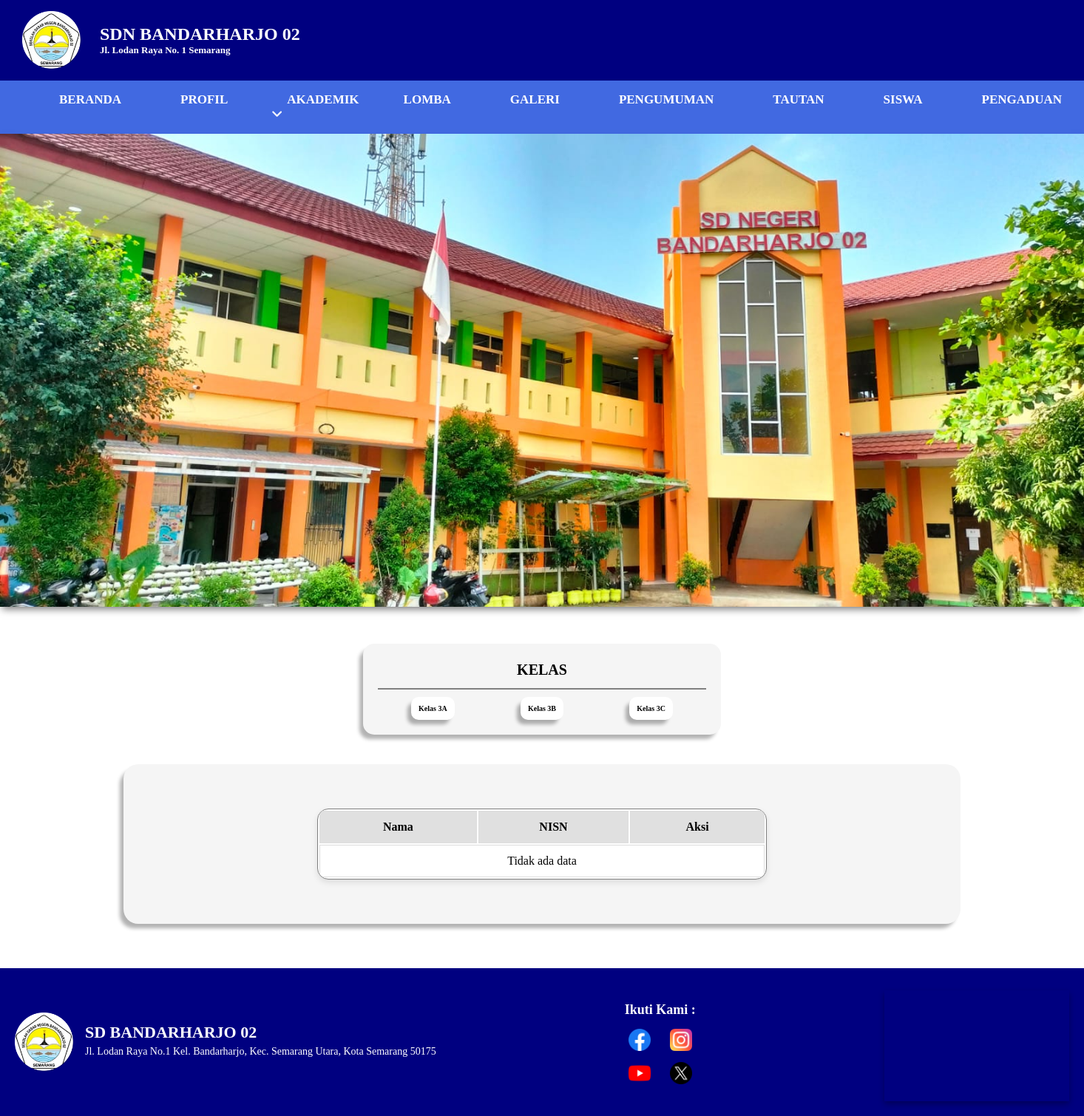
Page /menu/siswa/kelas/kelas3.php on the earlier database version.
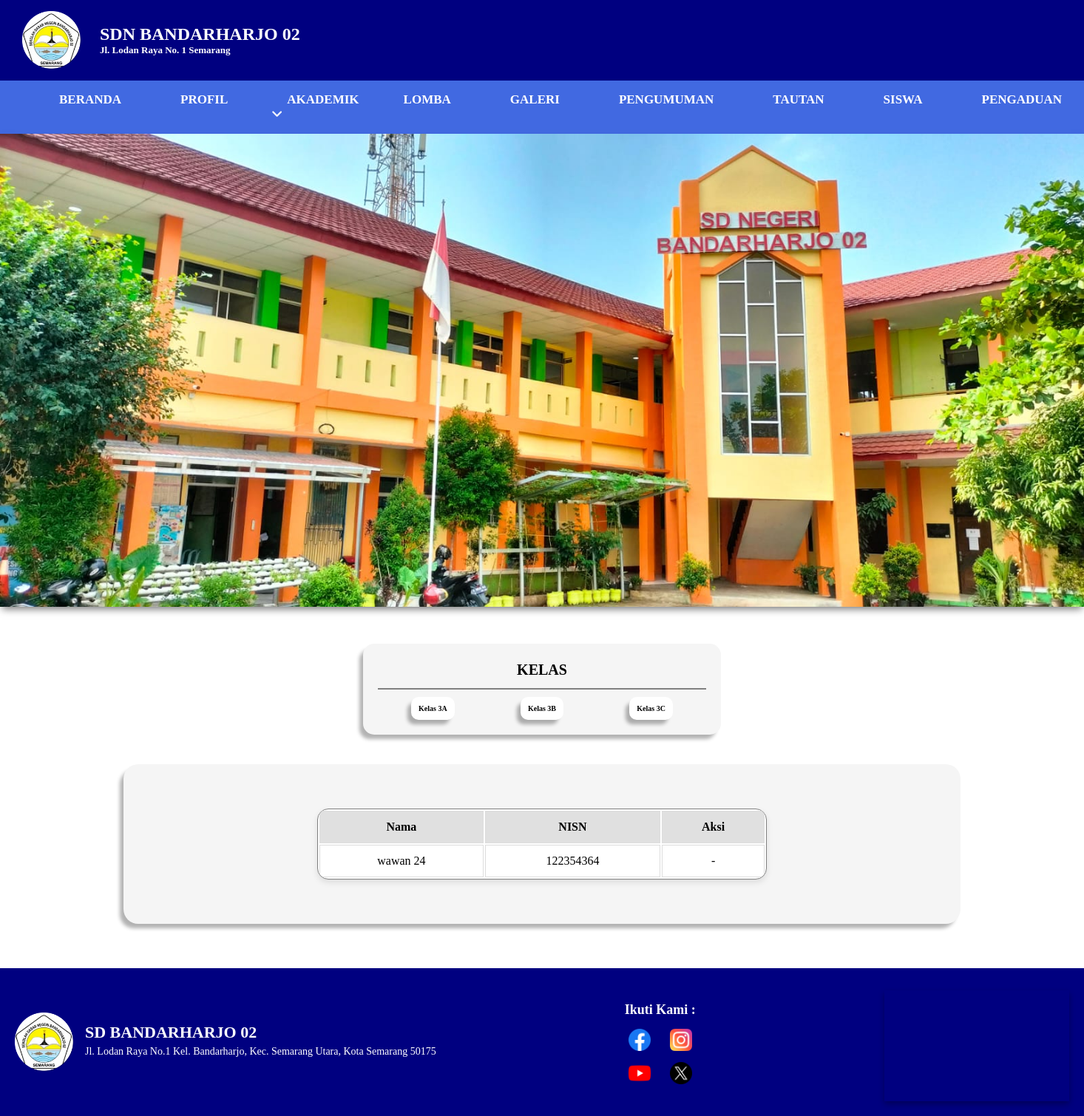
Same page on the later database version.
### tables this page shows
CREATE TABLE `siswa3` (
  `id` int(11) NOT NULL,
  `nama` varchar(255) NOT NULL,
  `nisn` int(11) NOT NULL,
  `kategori` varchar(11) NOT NULL
);

### menu/siswa/kelas/kelas3.php (the view, shortened to what this page needs)
<?php
include('/bandarharjo/partials/header.php');
include('/bandarharjo/koneksi.php');
$kelas = isset($_GET['kelas']) ? $_GET['kelas'] : '3A';
$kategori = '';
if ($kelas == '3A') {
    $kategori = 'A';
} elseif ($kelas == '3B') {
    $kategori = 'B';
} elseif ($kelas == '3C') {
    $kategori = 'C';
}
$query = "SELECT * FROM siswa3 WHERE kategori='$kategori'";
$result = $conn->query($query);
?>
<link rel="stylesheet" href="/css/kelas.css">
<body>
    <div class="container">
        <div class="navbar-item">
            <div class="navigation">
                <div class="title">
                    <h1>KELAS</h1>
                </div>
                <div class="nav-underline"></div>
                <div class="selection">
                    <div class="option" onclick="window.location.href='?kelas=3A'">
                        <p>Kelas 3A</p>
                    </div>
                    <div class="option" onclick="window.location.href='?kelas=3B'">
                        <p>Kelas 3B</p>
                    </div>
                    <div class="option" onclick="window.location.href='?kelas=3C'">
                        <p>Kelas 3C</p>
                    </div>
                </div>
            </div>
        </div>
        <div class="table-container">
            <table>
                <thead>
                    <tr>
                        <th>Nama</th>
                        <th>NISN</th>
                        <th>Aksi</th>
                    </tr>
                </thead>
                <tbody>
                    <?php
                    if ($result->num_rows > 0) {
                        while ($siswa = $result->fetch_assoc()) {
                            echo "<tr>
                            <td>" . htmlspecialchars($siswa['nama']) . "</td>
                            <td>" . htmlspecialchars($siswa['nisn']) . "</td>
                            <td>";
                            if (isset($_SESSION['role']) && $_SESSION['role'] === 'admin') {
                                echo "
                                <div class='aksi-buttons'>
                                    <button type='button' class='btn-edit' onclick=\"showEditForm('" . addslashes($siswa['nama']) . "', '" . $siswa['nisn'] . "')\">Edit</button>
                                    <form method='POST' style='display:inline;'>
                                        <input type='hidden' name='hapus_nisn' value='" . htmlspecialchars($siswa['nisn']) . "'>
                                        <button type='submit' class='btn-hapus'>Hapus</button>
                                    </form>
                                </div>";
                            } else {
                                echo "-";
                            }
                            echo "</td></tr>";
                        }
                    } else {
                        echo "<tr><td colspan='3'>Tidak ada data</td></tr>";
                    }
                    ?>
                </tbody>
            </table>
        </div>
    </div>
    <?php include '/bandarharjo/partials/footer.php'; ?>
</body>

Differences in the rows shown:
added siswa3: nama "wawan 24", nisn "122354364"
Other differences:
text no longer shown: "Tidak ada data"
